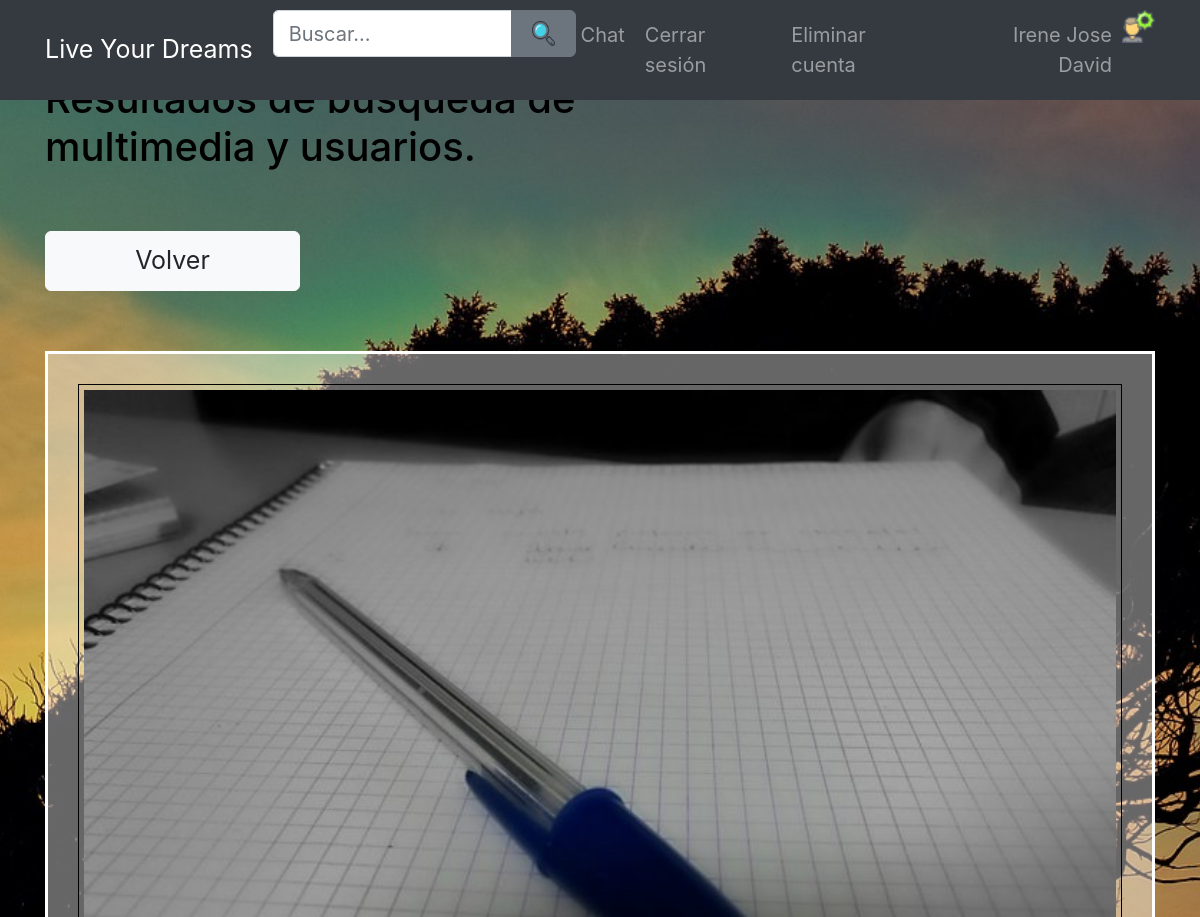
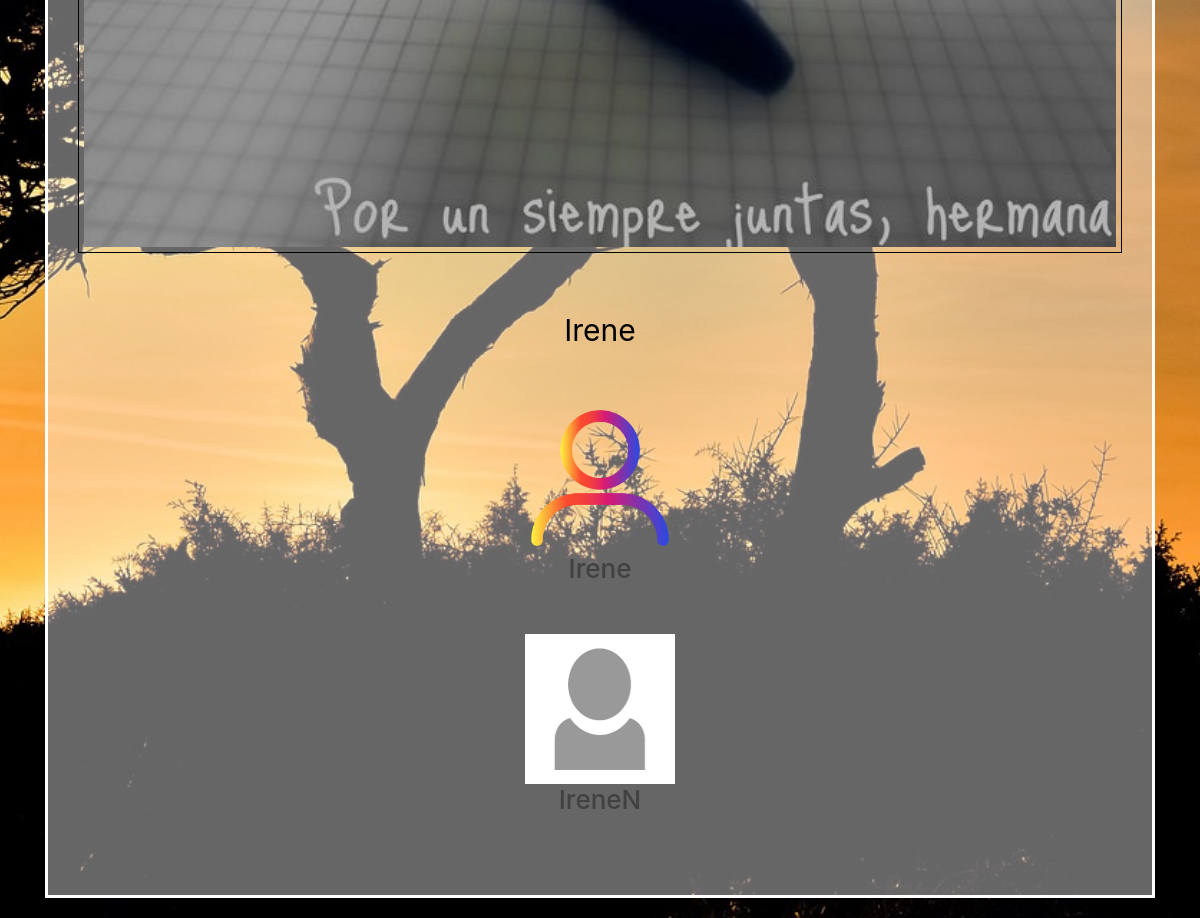
The app's page /resultado.php?buscar=irene (signed in) with its own data (2 pictures, top to bottom).
### tables this page shows
CREATE TABLE `imagen` (
  `idfoto` int(11) NOT NULL,
  `usuarioID` int(11) NOT NULL,
  `nombre` varchar(255) NOT NULL,
  `descripcion` text NOT NULL,
  `likes` int(11) DEFAULT '0'
);

CREATE TABLE `usuarios` (
  `usuarioID` int(11) NOT NULL,
  `username` varchar(255) NOT NULL,
  `password` varchar(255) NOT NULL,
  `email` varchar(255) NOT NULL,
  `active` varchar(255) NOT NULL,
  `resetToken` varchar(255) DEFAULT NULL,
  `resetComplete` varchar(3) DEFAULT 'No',
  `visitas` int(11) DEFAULT '0',
  `descripcion` varchar(255) NOT NULL,
  `imagen` varchar(255) NOT NULL,
  `ultVisitas` longtext NOT NULL
);

### resultado.php (the view, shortened to what this page needs)
<?php
require('includes/config.php');
require('layout/header.php');
?>
<div class="container">
	<div class="row">
		<div class="col-xs-12 col-sm-8 col-md-6 col-sm-offset-2 col-md-offset-3">
			<h2>Resultados de busqueda de multimedia y usuarios.</h2>
			<div class="row mt-5">
				<div class="col-xs-6 col-md-6"><a class="btn btn-light btn-block btn-lg" tabindex="5" href="paginausuarios.php">Volver</a></div>
			</div>
		</div>
		<div class="col-xs-12 col-sm-12 col-md-12 col-sm-offset-12 col-md-offset-12 mt-5">
			<div class="row">
				<div class="col-md-12">
					<div class="contenedorTodo ">
					<div class="desFoto imagenEspa" >
						<?php
						$buscar = trim(strtoupper($_GET['buscar']));
                        if ($buscar!=""){
                       $stmt = $db->query("SELECT * FROM imagen WHERE UPPER(descripcion) LIKE '%" . $buscar . "%'");
						while ($row = $stmt->fetch()) {
							echo '<img class="foto" src="imagenes/' . $row['nombre'] . '">' . "\n";
							echo '<br/><br/>' . ucfirst($row['descripcion']) . '<br/><br/>';
						}
						?>
					</div>
					<div>
						<?php
						$stmt = $db->query("SELECT * FROM usuarios WHERE UPPER(username) LIKE '%" . $buscar . "%'");
						while ($row = $stmt->fetch()) {
							$nombre = $row['username'];
							$id = $row['usuarioID'];
							if(empty($row['imagen'])){
								$imagen = "usuario.jpg";
							}else{
								$imagen = $row['imagen'];
							}
							echo '<div class="usuarioEspa" ><img width="150" height="150" src="imagenes/' . $imagen . '">' . "\n"."<h4 color='green'><a class='linkResultado' href='vistausuario.php?id=$id&nombreusuario=$nombre'>$nombre</a></h4></div>";
						}
                        }else{
                            echo '<span>vacio</span>';
                        }
						?>
					</div>
					</div>
				</div>
			</div>
		</div>
	</div>
</div>
<?php
require('layout/footer.php');
?>

### style/main.css (style rules this page uses)
a { color: #EF1F2F; text-decoration: none; }
html, body { height: auto; font-size: 20px; color: black; }
body { background: url("../img/foto_fondo.jpg") no-repeat center center fixed; background-size: cover; }
@media only screen and (min-width:1200px) { h4 { font-size: 26px; } }
.contenedorTodo { padding: 30px; border: 3px solid white; text-align: center; background: rgba(255, 255, 255, 0.4); margin-bottom: 20px; }
.foto { width: 100%; height: auto; padding: 5px; border: 1px solid black; margin-bottom: 10px; }

### style/resultado.css (style rules this page uses)
.linkResultado { color: rgb(66, 65, 65); }
.desFoto { font-size: 30px; }
.imagenEspa { margin-bottom: 5px; }
.usuarioEspa { margin-bottom: 50px; }

### records on screen
imagen: nombre (picture), descripcion "Irene"
usuarios: imagen (picture), username "Irene"
usuarios: shows a picture, username "IreneN"
